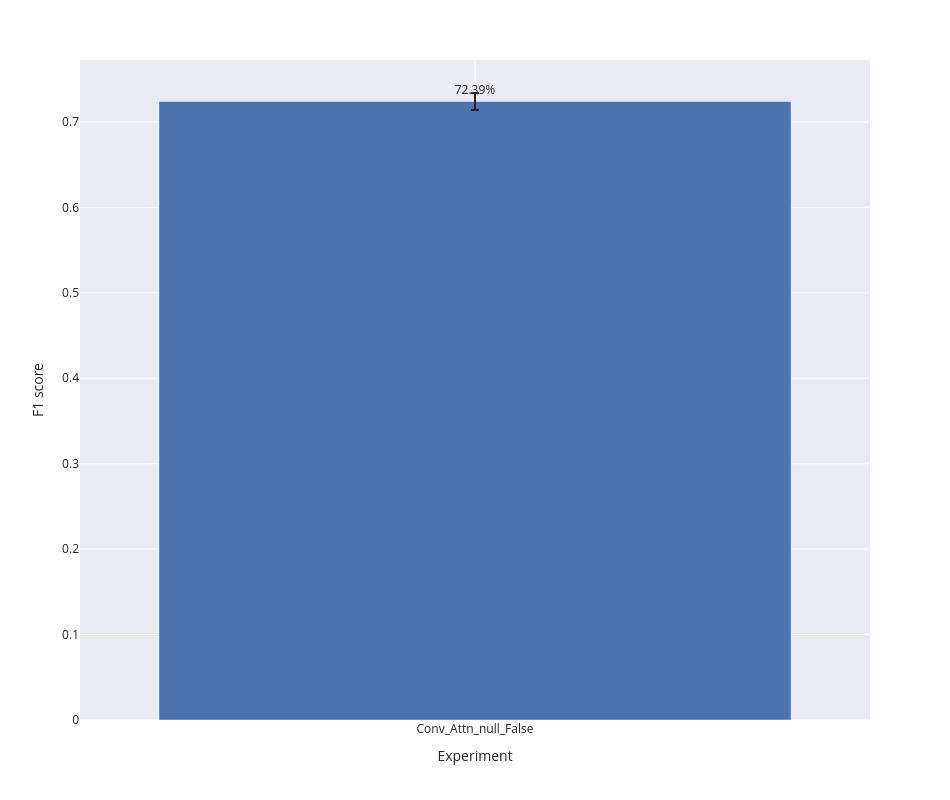

Notebook cell for this chart:
### Code cell
bar_plot(label_wise_metrics_agg, 'f1_score')

### Figure 1 — Plotly figure (JSON) as saved in the notebook; plotly's stock layout.template omitted (floating-point values rounded to 4 significant figures)
{"data": [{"alignmentgroup": "True", "error_y": {"array": [0.009937]}, "hovertemplate": "expr=%{x}<br>f1_score_mean=%{text}<extra></extra>", "legendgroup": "", "marker": {"color": "rgb(76,114,176)", "pattern": {"shape": ""}}, "name": "", "offsetgroup": "", "orientation": "v", "showlegend": false, "text": [0.7239], "textposition": "outside", "texttemplate": "%{text:.2%}", "type": "bar", "x": ["Conv_Attn_null_False"], "xaxis": "x", "y": [0.7239], "yaxis": "y"}], "layout": {"barmode": "group", "height": 800, "legend": {"tracegroupgap": 0}, "margin": {"t": 60}, "width": 950, "xaxis": {"anchor": "y", "domain": [0, 1], "title": {"text": "Experiment"}}, "yaxis": {"anchor": "x", "domain": [0, 1], "title": {"text": "F1 score"}}}}
